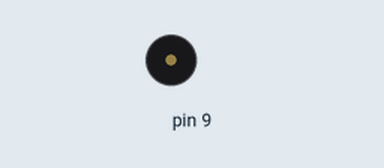
Recording of a sketch running on a simulated Arduino Uno, built with avr-gcc and run on an emulated ATmega328P. Parts: buzzer (waves = sounding).

Above: at 0.1 s.
At 8.7 s:
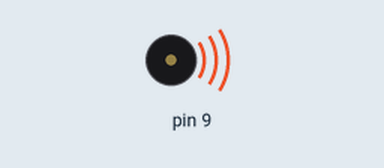
Timing chart, 0 to 10.6 s (numbered marks = the images above):
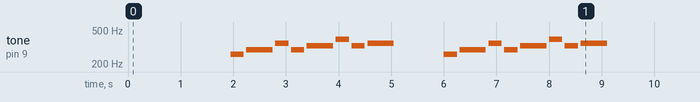

The sketch:

Chamada_a_Cobrar.ino
```cpp
#define NOTE_C2  65
#define NOTE_D2  73
#define NOTE_E2  82
#define NOTE_F2  87
#define NOTE_G2  98

// faixa alto = C1 ao GS3
// faixa baixa = A3 ao D8

// notes in the melody:
int melody[] = {
  0,0,0,0,NOTE_C2,
   NOTE_D2,NOTE_F2,NOTE_D2,NOTE_E2,NOTE_G2,NOTE_E2,
    NOTE_F2,0,0,0,
  NOTE_C2,
   NOTE_D2, NOTE_F2, NOTE_D2, NOTE_E2, NOTE_G2, NOTE_E2,
    NOTE_F2,0
};

// note durations: 4 = quarter note, 8 = eighth note, etc.:
int noteDurations[] = {
  2,2,2,4,4,
   2,4,4,2,4,4,
    2,4,4,4,
  4,
   2,4,4,2,4,4,
    2,1
};

void setup() {
  // iterate over the notes of the melody:
  for (int thisNote = 0; thisNote < 24; thisNote++) {

    // to calculate the note duration, take one second
    // divided by the note type.
    //e.g. quarter note = 1000 / 4, eighth note = 1000/8, etc.
    int noteDuration = 1000 / noteDurations[thisNote];
    tone(9, 4*melody[thisNote], noteDuration);

    // to distinguish the notes, set a minimum time between them.
    // the note's duration + 30% seems to work well:
    int pauseBetweenNotes = noteDuration + 50;
    delay(pauseBetweenNotes);
    // stop the tone playing:
    noTone(9);
  }
}

void loop() {
  // no need to repeat the melody.
}
```
